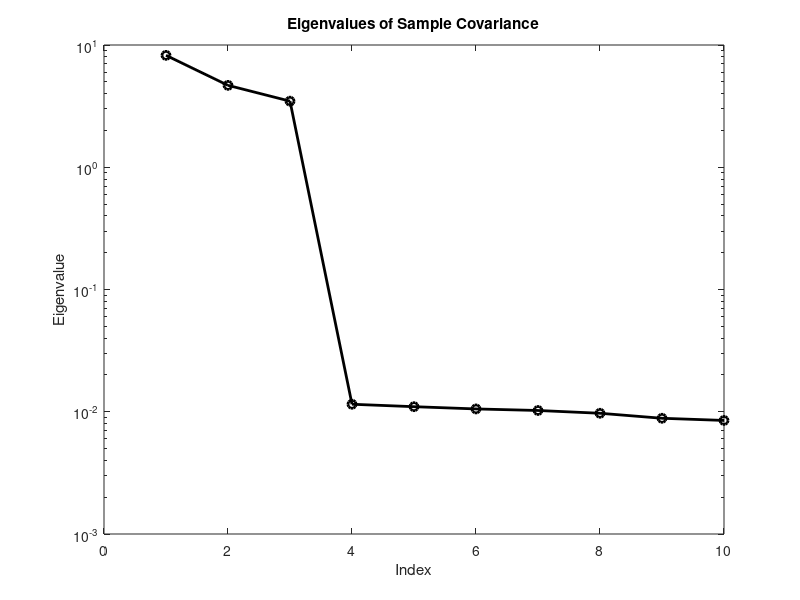
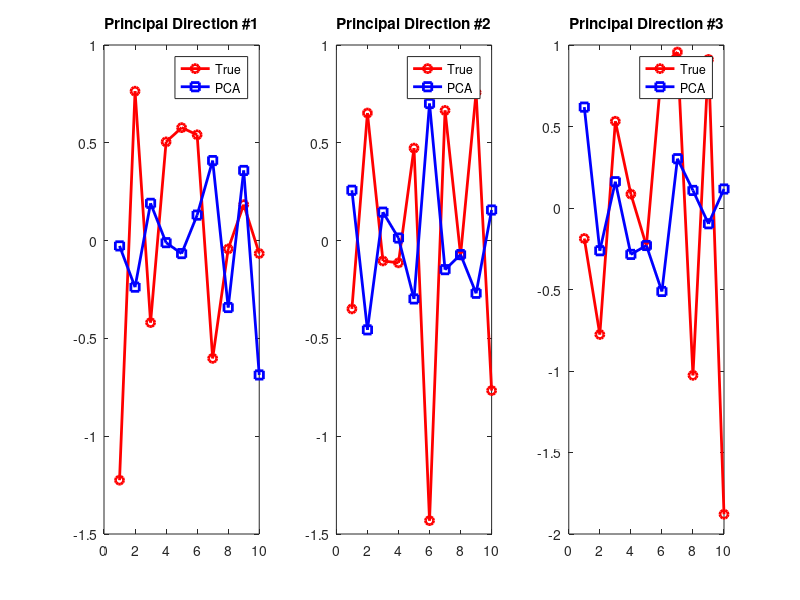
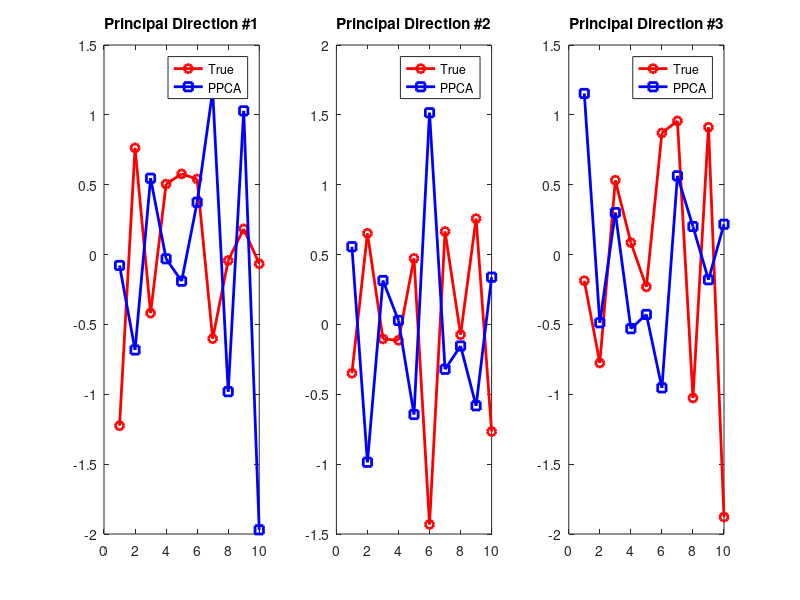
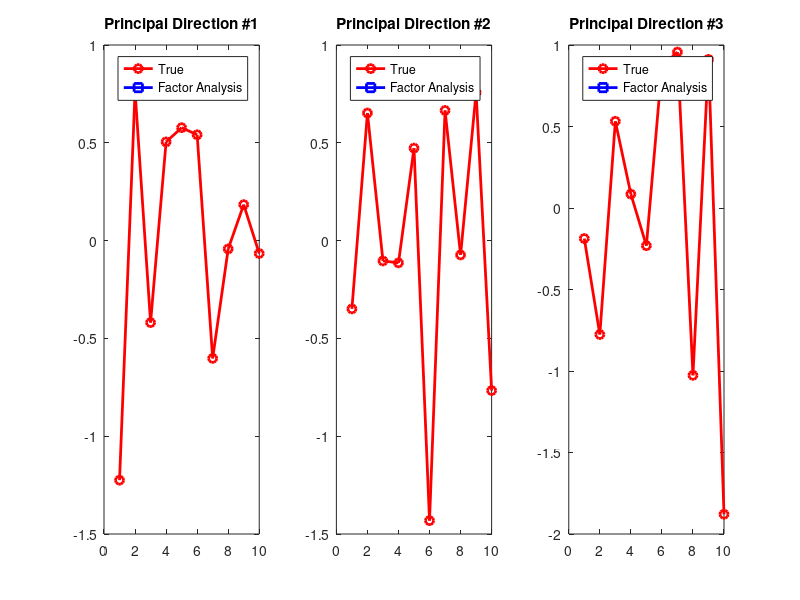

The MATLAB source for these figures, in order:
% Simulate data for PCA, PPCA and factor analysis

% Generated by Copilot
% Not examined yet

clear all; close all; clc;
randn('state',0); rand('state',0);


N = 1000; % # of data points
D = 10;   % # of neurons/dimensions
M = 3;    % # of latent dimensions
W = randn(D,M); % loading matrix
z = randn(N,M); % latent variables

% generate data
x = z*W' + 0.1*randn(N,D);

% center data
x = x - repmat(mean(x),N,1);

% compute sample covariance
S = cov(x); 

% compute PCA solution
[U,L,V] = svd(S);

% plot eigenvalues
figure;
semilogy(diag(L),'ko-','LineWidth',2);
xlabel('Index'); ylabel('Eigenvalue');
title('Eigenvalues of Sample Covariance');
% plot first 3 principal directions
figure;
for i=1:3
    subplot(1,3,i);
    plot(W(:,i),'ro-','LineWidth',2); hold on;
    plot(U(:,i),'bs-','LineWidth',2);
    legend('True','PCA');
    title(['Principal Direction #' num2str(i)]);
end

%% compute PPCA solution
sigma2 = (trace(S) - sum(diag(L(1:M,1:M))))/(D-M)/D;
Wpca = U(:,1:M)*sqrt(L(1:M,1:M) - sigma2*eye(M));
% plot first 3 principal directions
figure;
for i=1:3
    subplot(1,3,i);
    plot(W(:,i),'ro-','LineWidth',2); hold on;      
    plot(Wpca(:,i),'bs-','LineWidth',2);
    legend('True','PPCA');
    title(['Principal Direction #' num2str(i)]);
end
% compute factor analysis solution using EM algorithm
% initialize parameters
Wfa = randn(D,M);
psi = 0.1*eye(D);
maxIter = 100;
for iter=1:maxIter
    % E-step
    Mfa = inv(eye(M) + Wfa'*inv(psi)*Wfa);
    Ez = (x*inv(psi)*Wfa)*Mfa; % N x M
    Ezz = sigma2*Mfa + Ez'*Ez/N; % M x M
    % M-step
    Wfa = (x'*Ez)/Ezz; % D x M
    psi = diag(diag(cov(x) - Wfa*(Ez'*x)/N)); % D x D
end

% plot first 3 principal directions
figure;
for i=1:3
    subplot(1,3,i);
    plot(W(:,i),'ro-','LineWidth',2); hold on;      
    plot(Wfa(:,i),'bs-','LineWidth',2);
    legend('True','Factor Analysis');
    title(['Principal Direction #' num2str(i)]);
end 



%% Simulate Gaussian process data
% Gaussian Process Simulation in MATLAB
rng(42); % for reproducibility

% Define input points
x = linspace(-5, 5, 100)';  % column vector (100 x 1)
n = length(x);

% Define RBF (Gaussian) kernel function
rbf_kernel = @(x1, x2, l, sigma_f) sigma_f^2 * exp(-0.5 * pdist2(x1, x2).^2 / l^2);

% Set kernel parameters
lengthscale = 1.0;     % controls smoothness
sigma_f = 1.0;         % kernel amplitude
sigma_n = 1e-6;        % small noise for numerical stability

% Compute the kernel matrix (covariance matrix)
K = rbf_kernel(x, x, lengthscale, sigma_f) + sigma_n * eye(n);

% Draw samples from the GP prior
num_samples = 5;
L = chol(K, 'lower');                     % Cholesky decomposition
f_samples = L * randn(n, num_samples);    % Sample from N(0, K)

% Plot the samples
figure;
plot(x, f_samples, 'LineWidth', 1.5);
xlabel('Input x');
ylabel('Function value f(x)');
title('Samples from a Gaussian Process Prior');
legend(arrayfun(@(i) sprintf('Sample %d', i), 1:num_samples, 'UniformOutput', false));
grid on;